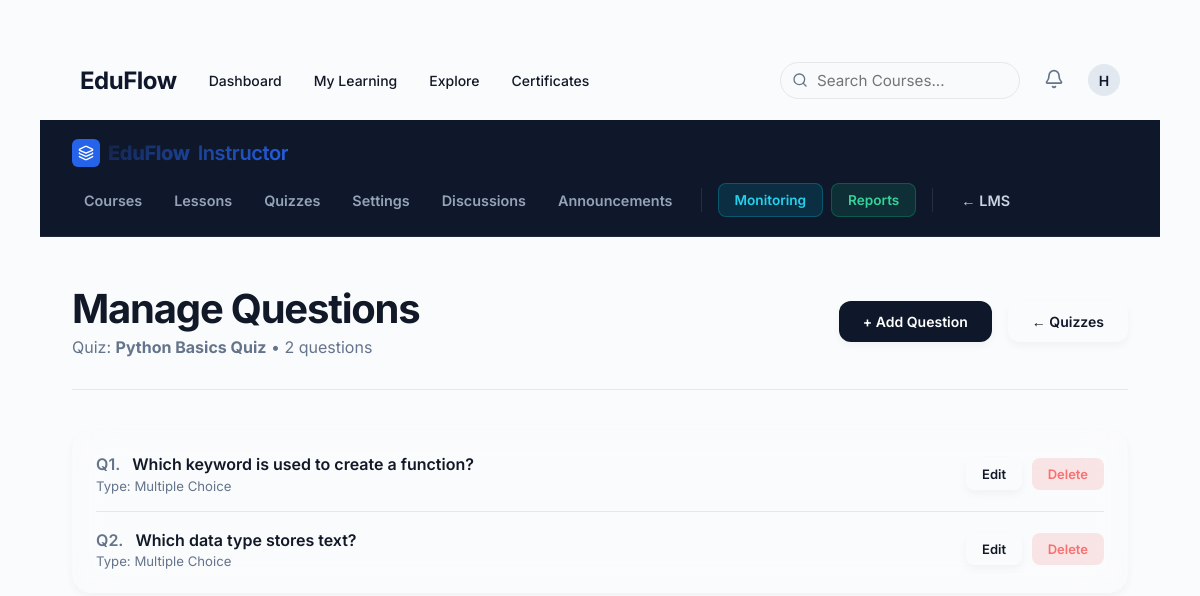
The app's page /instructor/quizzes/1/questions/ (signed in) with its own data.
### accounts/models.py (models this page shows, shortened)
class User(AbstractUser):
    email = models.EmailField(unique=True)
    is_student = models.BooleanField(default=True)
    is_instructor = models.BooleanField(default=False)

### quizzes/models.py (models this page shows, shortened)
class Quiz(models.Model):
    course = models.ForeignKey(
        Course,
        on_delete=models.CASCADE,
        related_name="quizzes"
    )
    title = models.CharField(max_length=200)
    description = models.TextField(
        blank=True,
        null=True
    )
    passing_score = models.PositiveIntegerField(
        default=50
    )
    created_at = models.DateTimeField(
        auto_now_add=True
    )

class Question(models.Model):
    QUESTION_TYPES = (
        ("MCQ", "Multiple Choice"),
        ("TF", "True/False"),
    )
    quiz = models.ForeignKey(
        Quiz,
        on_delete=models.CASCADE,
        related_name="questions"
    )
    text = models.TextField()
    option_a = models.CharField(
        max_length=255
    )
    option_b = models.CharField(
        max_length=255
    )
    option_c = models.CharField(
        max_length=255,
        blank=True
    )
    option_d = models.CharField(
        max_length=255,
        blank=True
    )
    correct_answer = models.CharField(
        max_length=1,
        choices=(
            ("A", "A"),
            ("B", "B"),
            ("C", "C"),
            ("D", "D"),
        )
    )
    question_type = models.CharField(
        max_length=10,
        choices=QUESTION_TYPES,
        default="MCQ"
    )
    points = models.PositiveIntegerField(
        default=1
    )

### instructor/views.py (the view)
@staff_member_required
def manage_questions(request, quiz_id):
    quiz = get_object_or_404(Quiz, id=quiz_id)
    questions = Question.objects.filter(quiz=quiz).order_by("id")
    return render(
        request,
        "instructor/manage_questions.html",
        {
            "quiz": quiz,
            "questions": questions
        }
    )

### templates/instructor/manage_questions.html (shortened to what this page needs)
{% extends "base.html" %}
{% load static %}
{% block body_class %}page-standard{% endblock %}
{% block content %}
{% include "instructor/_nav.html" %}
<div class="page-wrapper" style="padding: 3rem 2rem;">
    <div class="page-header">
        <div class="page-header__left">
            <h1 class="page-title heading-gradient">Manage Questions</h1>
            <p class="text-muted">Quiz: <strong>{{ quiz.title }}</strong> &bull; {{ questions|length }} question{{ questions|length|pluralize }}</p>
        </div>
        <div class="page-header__right">
            <a href="{% url 'create_question' quiz.pk %}" class="btn btn-primary" id="btn-create">+ Add Question</a>
            <a href="{% url 'manage_quizzes' %}" class="btn btn-secondary" id="btn-quizzes">&larr; Quizzes</a>
        </div>
    </div>
    <div class="card">
        {% if questions %}
        <div class="data-list">
            {% for question in questions %}
            <div class="data-row" aria-label="Question {{ forloop.counter }}">
                <div class="data-row__info">
                    <span class="data-row__title" style="display:-webkit-box;-webkit-line-clamp:2;-webkit-box-orient:vertical;overflow:hidden;">
                        <span style="color:var(--text-muted); margin-right:0.5rem;">Q{{ forloop.counter }}.</span>
                        {{ question.text }}
                    </span>
                    <span class="data-row__sub">
                        Type: {{ question.get_question_type_display|default:question.question_type }}
                    </span>
                </div>
                <div class="data-row__actions">
                    <a href="{% url 'edit_question' question.pk %}" class="btn btn--sm btn-secondary" id="edit-{{ question.pk }}">Edit</a>
                    <a href="{% url 'delete_question' question.pk %}" class="btn btn--sm btn-danger" id="delete-{{ question.pk }}" aria-label="Delete question {{ forloop.counter }}">Delete</a>
                </div>
            </div>
            {% endfor %}
        </div>
        {% endif %}
    </div>
</div>
{% endblock %}

### templates/_navbar.html (shortened to what this page needs)
<nav class="global-nav" aria-label="Main navigation">
    <div class="container">
        <div class="global-nav__left">
            <a href="{% url 'dashboard' %}" class="global-nav__logo">EduFlow</a>
            <div class="global-nav__links">
                {% if request.user.is_authenticated %}
                    {% if is_admin %}
                    <a href="{% url 'instructor_dashboard' %}">Instructor Portal</a>
                    <a href="{% url 'monitoring_dashboard' %}">Monitoring</a>
                    <a href="{% url 'reports_dashboard' %}">Reports</a>
                    {% else %}
                    <a href="{% url 'dashboard' %}">Dashboard</a>
                    <a href="{% url 'my_courses' %}">My Learning</a>
                    <a href="{% url 'course_list' %}">Explore</a>
                    <a href="{% url 'certificate_list' %}">Certificates</a>
                    {% endif %}
                {% else %}
                    <a href="{% url 'course_list' %}">Explore</a>
                {% endif %}
            </div>
        </div>
        <div class="global-nav__right">
            {% if request.user.is_authenticated %}
                <div class="global-nav__links" style="gap: 24px;">
                    <form action="{% url 'search_courses' %}" method="get" style="position: relative; flex: 0 0 240px; max-width: 240px;">
                        <i data-lucide="search" style="position: absolute; left: 12px; top: 50%; transform: translateY(-50%); width: 16px; height: 16px; color: var(--text-muted);"></i>
                        <input type="text" name="q" placeholder="Search Courses..." class="input" style="padding-left: 36px; padding-top: 0.5rem; padding-bottom: 0.5rem; border-radius: var(--radius-full); width: 100%; background: #F8FAFC;">
                    </form>
                    <div class="nav-notifications" style="position: relative; display: flex; align-items: center;">
                        <button id="notificationBell" style="background: none; border: none; cursor: pointer; position: relative; padding: 0;">
                            <i data-lucide="bell" style="width: 20px; color: var(--text-muted);"></i>
                        </button>
                    </div>
                    <a href="{% url 'profile' %}" aria-label="Profile" style="display: flex; align-items: center;">
                        <div class="avatar avatar-sm" aria-hidden="true">{{ request.user.username|make_list|first|upper }}</div>
                    </a>
                </div>
            {% else %}
                <div class="global-nav__links">
                    <a href="{% url 'login' %}" class="btn btn-secondary btn--sm">Log In</a>
                    <a href="{% url 'register' %}" class="btn btn-primary btn--sm">Sign Up</a>
                </div>
            {% endif %}
        </div>
    </div>
</nav>

### static/css/main.css (style rules this page uses)
:root { --bg-gradient: #FAFBFC; --bg-gradient-auth: #FAFBFC; --card-bg: #FFFFFF; --card-bg-auth: #FFFFFF; --card-border: #E5E7EB; --accent-primary: #0F172A; --accent-secondary: #2563EB; --accent-cyan: #06B6D4; --accent-green: #10B981; --accent-red: #EF4444; --accent-amber: #F59E0B; --accent-gold: #D4AF37; --text-primary: #111827; --text-muted: #64748B; --text-subtle: #94A3B8; --input-bg: #FFFFFF; --input-border: #E5E7EB; --input-focus: #2563EB; --success: #10B981; --danger: #EF4444; --warning: #F59E0B; --info: #06B6D4; --shadow-sm: 0 4px 8px rgba(0,0,0,.04); --shadow-md: 0 12px 24px rgba(15,23,42,.08); --shadow-lg: 0 24px 48px rgba(15,23,42,.12); --radius-sm: 8px; --radius-md: 12px; --radius-lg: 20px; --radius-xl: 28px; --radius-full: 9999px; }
*, *::before, *::after { box-sizing: border-box; margin: 0; padding: 0; }
html { scroll-behavior: smooth; }
body { font-family: 'Inter', sans-serif; background: var(--bg-gradient); color: var(--text-primary); min-height: 100vh; position: relative; overflow-x: hidden; }
.page-standard { padding: 2.5rem; }
.container { max-width: 1280px; margin: 0 auto; padding: 0 40px; width: 100%; }
.global-nav { height: 80px; background: var(--surface); border-bottom: 1px solid var(--border); display: flex; align-items: center; position: sticky; top: 0; z-index: 100; }
.global-nav .container { display: flex; justify-content: space-between; align-items: center; }
.global-nav__left, .global-nav__right { display: flex; align-items: center; gap: 32px; }
.global-nav__logo { font-size: 24px; font-weight: 700; color: var(--accent-primary); text-decoration: none; letter-spacing: -0.02em; }
.global-nav__links { display: flex; align-items: center; gap: 32px; white-space: nowrap; }
.global-nav__links a { text-decoration: none; color: var(--text-secondary); font-weight: 500; font-size: 14px; transition: color 200ms ease; }
.page-wrapper { position: relative; z-index: 1; max-width: 1200px; margin: 0 auto; }
h1.page-title { font-size: clamp(1.75rem, 4vw, 2.5rem); font-weight: 700; letter-spacing: -0.03em; line-height: 1.2; }
.text-muted { color: var(--text-muted); }
.btn { display: inline-flex; align-items: center; justify-content: center; gap: 0.4rem; padding: 0.75rem 1.5rem; border-radius: 12px; font-family: inherit; font-size: 0.925rem; font-weight: 600; text-decoration: none; cursor: pointer; border: none; transition: all 0.3s cubic-bezier(0.16, 1, 0.3, 1); white-space: nowrap; }
.btn--sm { padding: 0.5rem 1rem; font-size: 0.825rem; border-radius: 8px; }
.btn-primary { background: var(--accent-primary); color: #FFFFFF !important; box-shadow: var(--shadow-sm); }
.btn-secondary { background: #FFFFFF; border: 1px solid var(--border); color: var(--accent-primary); box-shadow: var(--shadow-sm); }
.btn-danger { background: rgba(239, 68, 68, 0.12); border: 1px solid rgba(239, 68, 68, 0.25); color: #f87171; }
.form-input, input[type="text"], input[type="email"], input[type="password"], input[type="number"], input[type="url"], select, textarea { width: 100%; padding: 0.85rem 1.25rem; background: var(--input-bg); border: 1px solid var(--input-border); border-radius: 12px; font-size: 0.95rem; color: var(--text-primary); font-family: inherit; transition: all 0.25s ease; }
.page-header { display: flex; justify-content: space-between; align-items: center; padding-bottom: 2rem; border-bottom: 1px solid var(--input-border); margin-bottom: 2.5rem; flex-wrap: wrap; gap: 1.25rem; }
.page-header__left { display: flex; flex-direction: column; gap: 0.25rem; }
.page-header__right { display: flex; gap: 1rem; align-items: center; flex-wrap: wrap; }
.data-list { display: flex; flex-direction: column; gap: 0; }
.data-row { display: flex; justify-content: space-between; align-items: center; padding: 1.1rem 0; border-bottom: 1px solid var(--input-border); gap: 1rem; flex-wrap: wrap; }
.data-row:last-child { border-bottom: none; padding-bottom: 0; }
.data-row:first-child { padding-top: 0; }
.data-row__info { display: flex; flex-direction: column; gap: 0.2rem; }
.data-row__title { font-size: 1rem; font-weight: 600; color: var(--text-primary); }
.data-row__sub { font-size: 0.825rem; color: var(--text-muted); }
.data-row__actions { display: flex; gap: 0.6rem; align-items: center; flex-wrap: wrap; }

### records on screen
User: user.username|make_list "H"
Quiz: title "Python Basics Quiz"
Question: text "Which keyword is used to create a function?", question_type "Multiple Choice"
Question: text "Which data type stores text?", question_type "Multiple Choice"

### other values on screen
{{ questions|length }} "2"
